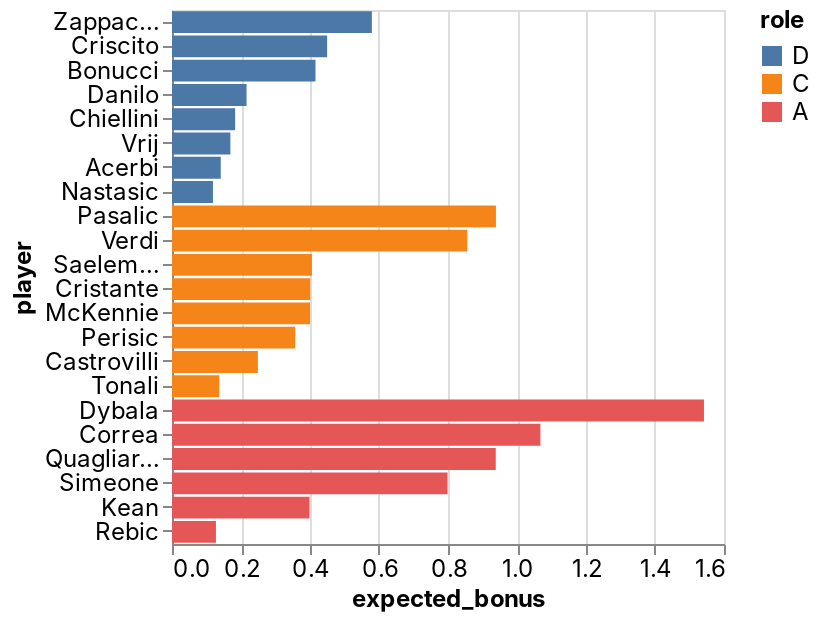

Notebook code for this chart:
### Code cell
_deepnote_run_altair(team, """{"$schema":"https://vega.github.io/schema/vega-lite/v4.json","mark":{"type":"bar","tooltip":{"content":"data"}},"height":220,"autosize":{"type":"fit"},"data":{"name":"placeholder"},"encoding":{"x":{"field":"expected_bonus","type":"quantitative","sort":null,"scale":{"type":"linear","zero":false}},"y":{"field":"player","type":"nominal","sort":null,"scale":{"type":"linear","zero":true}},"color":{"field":"role","type":"nominal","sort":null,"scale":{"type":"linear","zero":false}}}}""")

### Figure 1 — Vega-Lite specification as saved in the notebook (floating-point values rounded to 4 significant figures)
{"config": {"view": {"continuousWidth": 400, "continuousHeight": 300}, "area": {"fill": "#51C0E9"}, "axis": {"labelFont": "Inter, sans-serif", "labelFontSize": 12, "labelFontWeight": "normal", "labelLimit": 60, "labelOverlap": "greedy", "titleFont": "Inter, sans-serif", "titleFontSize": 12, "titleFontWeight": "bold"}, "background": "#ffffff", "legend": {"labelFont": "Inter, sans-serif", "labelFontSize": 12, "titleFont": "Inter, sans-serif", "titleFontSize": 12, "titleFontWeight": "bold"}, "line": {"stroke": "#51C0E9", "strokeWidth": 2}, "rect": {"fill": "#51C0E9"}, "title": {"anchor": "start", "color": "#000000", "font": "Inter, sans-serif", "fontSize": 22, "fontWeight": "normal"}}, "data": {"name": "data-1fc7d87aab71fa6a4776abb154caf4d4"}, "mark": {"type": "bar", "tooltip": {"content": "data"}}, "autosize": {"type": "fit"}, "encoding": {"color": {"type": "nominal", "field": "role", "scale": {"type": "linear", "zero": false}, "sort": null}, "x": {"type": "quantitative", "field": "expected_bonus", "scale": {"type": "linear", "zero": false}, "sort": null}, "y": {"type": "nominal", "field": "player", "scale": {"type": "linear", "zero": true}, "sort": null}}, "height": 300, "width": "container", "$schema": "https://vega.github.io/schema/vega-lite/v4.json", "datasets": {"data-1fc7d87aab71fa6a4776abb154caf4d4": [{"fanta_team": "MEZAFE", "role": "D", "player": "Zappacosta", "team": "Atalanta", "opponent": "Cagliari", "date": "2022-02-06T00:00:00", "expected_bonus": 0.5794}, {"fanta_team": "MEZAFE", "role": "D", "player": "Criscito", "team": "Genoa", "opponent": "Roma", "date": "2022-02-06T00:00:00", "expected_bonus": 0.4497}, {"fanta_team": "MEZAFE", "role": "D", "player": "Bonucci", "team": "Juventus", "opponent": "Verona", "date": "2022-02-06T00:00:00", "expected_bonus": 0.416}, {"fanta_team": "MEZAFE", "role": "D", "player": "Danilo", "team": "Juventus", "opponent": "Verona", "date": "2022-02-06T00:00:00", "expected_bonus": 0.2161}, {"fanta_team": "MEZAFE", "role": "D", "player": "Chiellini", "team": "Juventus", "opponent": "Verona", "date": "2022-02-06T00:00:00", "expected_bonus": 0.183}, {"fanta_team": "MEZAFE", "role": "D", "player": "Vrij", "team": "Inter", "opponent": "AC Milan", "date": "2022-02-06T00:00:00", "expected_bonus": 0.1693}, {"fanta_team": "MEZAFE", "role": "D", "player": "Acerbi", "team": "Lazio", "opponent": "Fiorentina", "date": "2022-02-06T00:00:00", "expected_bonus": 0.1413}, {"fanta_team": "MEZAFE", "role": "D", "player": "Nastasic", "team": "Fiorentina", "opponent": "Lazio", "date": "2022-02-06T00:00:00", "expected_bonus": 0.1187}, {"fanta_team": "MEZAFE", "role": "C", "player": "Pasalic", "team": "Atalanta", "opponent": "Cagliari", "date": "2022-02-06T00:00:00", "expected_bonus": 0.939}, {"fanta_team": "MEZAFE", "role": "C", "player": "Verdi", "team": "Torino", "opponent": "Udinese", "date": "2022-02-06T00:00:00", "expected_bonus": 0.8558}, {"fanta_team": "MEZAFE", "role": "C", "player": "Saelemaekers", "team": "AC Milan", "opponent": "Inter", "date": "2022-02-06T00:00:00", "expected_bonus": 0.4056}, {"fanta_team": "MEZAFE", "role": "C", "player": "Cristante", "team": "Roma", "opponent": "Genoa", "date": "2022-02-06T00:00:00", "expected_bonus": 0.4006}, {"fanta_team": "MEZAFE", "role": "C", "player": "McKennie", "team": "Juventus", "opponent": "Verona", "date": "2022-02-06T00:00:00", "expected_bonus": 0.4001}, {"fanta_team": "MEZAFE", "role": "C", "player": "Perisic", "team": "Inter", "opponent": "AC Milan", "date": "2022-02-06T00:00:00", "expected_bonus": 0.3571}, {"fanta_team": "MEZAFE", "role": "C", "player": "Castrovilli", "team": "Fiorentina", "opponent": "Lazio", "date": "2022-02-06T00:00:00", "expected_bonus": 0.2489}, {"fanta_team": "MEZAFE", "role": "C", "player": "Tonali", "team": "AC Milan", "opponent": "Inter", "date": "2022-02-06T00:00:00", "expected_bonus": 0.1373}, {"fanta_team": "MEZAFE", "role": "A", "player": "Dybala", "team": "Juventus", "opponent": "Verona", "date": "2022-02-06T00:00:00", "expected_bonus": 1.542}, {"fanta_team": "MEZAFE", "role": "A", "player": "Correa", "team": "Inter", "opponent": "AC Milan", "date": "2022-02-06T00:00:00", "expected_bonus": 1.068}, {"fanta_team": "MEZAFE", "role": "A", "player": "Quagliarella", "team": "Sampdoria", "opponent": "Sassuolo", "date": "2022-02-06T00:00:00", "expected_bonus": 0.9384}, {"fanta_team": "MEZAFE", "role": "A", "player": "Simeone", "team": "Verona", "opponent": "Juventus", "date": "2022-02-06T00:00:00", "expected_bonus": 0.7987}, {"fanta_team": "MEZAFE", "role": "A", "player": "Kean", "team": "Juventus", "opponent": "Verona", "date": "2022-02-06T00:00:00", "expected_bonus": 0.3986}, {"fanta_team": "MEZAFE", "role": "A", "player": "Rebic", "team": "AC Milan", "opponent": "Inter", "date": "2022-02-06T00:00:00", "expected_bonus": 0.1274}]}}
